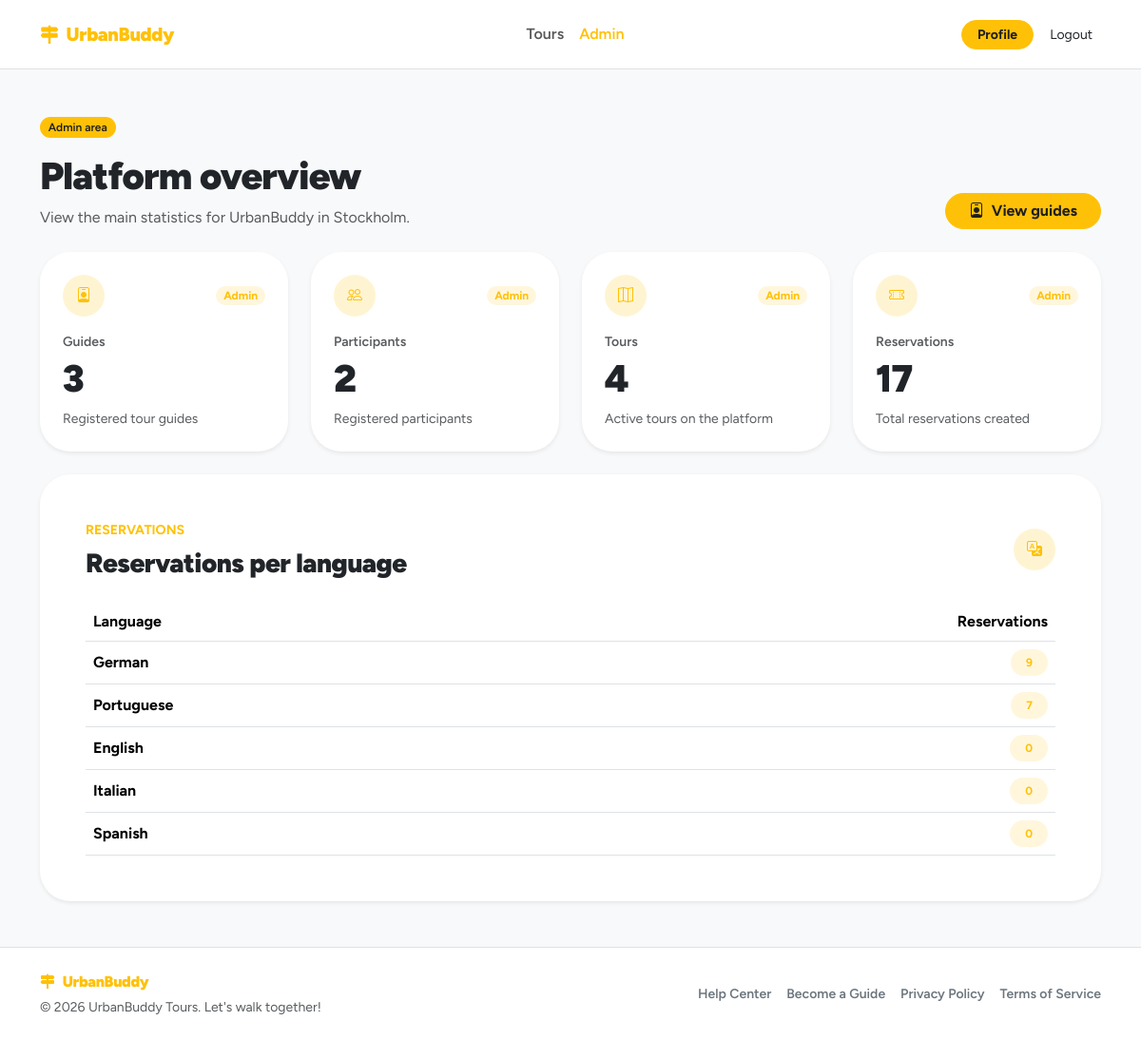
Page /admin/ (signed in) on the committed database.
### tables this page shows
CREATE TABLE "languages" (
	"id"	INTEGER,
	"name"	TEXT NOT NULL UNIQUE,
	"created_at"	TEXT DEFAULT CURRENT_TIMESTAMP,
	"label"	TEXT NOT NULL,
	PRIMARY KEY("id" AUTOINCREMENT)
);

### app/admin/routes.py (the view)
@admin_bp.route("/")
@login_required
def dashboard():
    require_admin()
    page_data = build_admin_dashboard_page_data()
    return render_template(
        "admin/dashboard.html",
        **page_data,
    )

### app/admin/utils.py (called while the page is built)
def require_admin():
    if current_user.role != "admin":
        abort(403)

### app/auth/dao.py (called while the page is built)
    @staticmethod
    def _attach_guide_languages(user: User):
        if user is None:
            return None
        if user.role == "guide":
            user.guide_language_ids = UsersDAO._get_guide_language_ids(user.id)
        return user

    @staticmethod
    def get_user_by_id(user_id: str):
        db = get_db()
        row = db.execute(
            "SELECT * FROM users WHERE id = ?",
            (user_id,)
        ).fetchone()
        user = User.from_row(row)
        return UsersDAO._attach_guide_languages(user)

    @staticmethod
    def count_users_by_role(role: str):
        db = get_db()
        row = db.execute(
            """
            SELECT COUNT(*) AS total
            FROM users
            WHERE role = ?
            """,
            (role,)
        ).fetchone()
        return int(row["total"])

### app/auth/domain.py (called while the page is built)
    @staticmethod
    def from_row(row):
        if row is None:
            return None
        profile_photo = "default.png"
        if "profile_photo" in row.keys() and row["profile_photo"] is not None:
            profile_photo = row["profile_photo"]
        return User(
            id=row["id"],
            role=row["role"],
            email=row["email"],
            password_hash=row["password_hash"],
            username=row["username"],
            first_name=row["first_name"],
            last_name=row["last_name"],
            profile_photo=profile_photo
        )

### app/auth/routes.py (called while the page is built)
@login_manager.user_loader
def load_user(user_id):
    return UsersDAO.get_user_by_id(user_id)

### app/core/db.py (called while the page is built)
def get_db():
    if 'conn' not in g:
        g.conn = sqlite3.connect(current_app.config["DATABASE"])
        g.conn.row_factory = sqlite3.Row
    return g.conn

### app/tours/dao.py (called while the page is built)
    @staticmethod
    def count_all_active_tours():
        db = get_db()
        row = db.execute(
            """
            SELECT COUNT(*) AS total
            FROM tours
            WHERE is_deleted = 0
            """
        ).fetchone()
        return int(row["total"])

    @staticmethod
    def count_all_reservations():
        db = get_db()
        row = db.execute(
            """
            SELECT COUNT(*) AS total
            FROM tour_reservations
            """
        ).fetchone()
        return int(row["total"])

### app/templates/admin/dashboard.html (shortened to what this page needs)
{% extends "base.html" %}
{% block content %}
<section class="py-5">
    <div class="container">
        <div class="d-flex flex-wrap align-items-end justify-content-between gap-3 mb-4">
            <div>
                <span class="badge rounded-pill ub-badge fw-semibold mb-3">
                    Admin area
                </span>
                <h1 class="fw-black mb-2">
                    Platform overview
                </h1>
                <p class="text-body-secondary mb-0">
                    View the main statistics for UrbanBuddy in {{ city_name }}.
                </p>
            </div>
            <a href="{{ url_for('admin.guides') }}" class="btn ub-btn fw-bold rounded-pill px-4">
                <i class="bi bi-person-badge me-1"></i>
                View guides
            </a>
        </div>
        <div class="row g-4 mb-4">
            {% for stat in stats %}
                <div class="col-md-6 col-xl-3">
                    {% include "components/admin_stat_card.html" %}
                </div>
            {% endfor %}
        </div>
        <div class="card border-0 shadow-sm rounded-5">
            <div class="card-body p-4 p-lg-5">
                <div class="d-flex flex-wrap align-items-center justify-content-between gap-3 mb-4">
                    <div>
                        <span class="small text-uppercase fw-bold ub-text d-block mb-2">
                            Reservations
                        </span>
                        <h2 class="h3 fw-black mb-0">
                            Reservations per language
                        </h2>
                    </div>
                    <span class="ub-icon-soft">
                        <i class="bi bi-translate"></i>
                    </span>
                </div>
                {% if reservations_by_language %}
                    <div class="table-responsive">
                        <table class="table align-middle mb-0">
                            <thead>
                                <tr>
                                    <th>Language</th>
                                    <th class="text-end">Reservations</th>
                                </tr>
                            </thead>
                            <tbody>
                                {% for item in reservations_by_language %}
                                    <tr>
                                        <td>
                                            <span class="fw-bold">
                                                {{ item.language_name }}
                                            </span>
                                        </td>
                                        <td class="text-end">
                                            <span class="badge rounded-pill ub-badge-soft px-3 py-2">
                                                {{ item.reservations_count }}
                                            </span>
                                        </td>
                                    </tr>
                                {% endfor %}
                            </tbody>
                        </table>
                    </div>
                {% endif %}
            </div>
        </div>
    </div>
</section>
{% endblock %}

### app/static/style.css (style rules this page uses)
:root { --bs-body-font-family: "Figtree", system-ui, -apple-system, "Segoe UI", Roboto, sans-serif; --ub-primary: #ffc107; --ub-primary-rgb: 255, 193, 7; --ub-on-primary: #1f1f1f; --ub-primary-soft-opacity: 0.18; }
.fw-black { font-weight: 900; letter-spacing: -0.02em; }
.ub-text { color: var(--ub-primary) !important; }
.ub-badge { color: var(--ub-on-primary); background-color: var(--ub-primary); border: 1px solid rgba(var(--ub-primary-rgb), 0.35); }
.ub-badge-soft { color: var(--ub-primary); background-color: rgba(var(--ub-primary-rgb), 0.14); }
.ub-btn { color: var(--ub-on-primary); background-color: var(--ub-primary); border-color: var(--ub-primary); }
.ub-icon-soft { width: 44px; height: 44px; min-width: 44px; flex: 0 0 auto; display: inline-flex; align-items: center; justify-content: center; border-radius: 50%; color: var(--ub-primary); background-color: rgba(var(--ub-primary-rgb), 0.18); }

### rows in the picture
languages: language_name "German", reservations_count "9"
languages: language_name "Portuguese", reservations_count "7"
languages: language_name "English", reservations_count "0"
languages: language_name "Italian", reservations_count "0"
languages: language_name "Spanish", reservations_count "0"

### other values in the picture
{{ city_name }} "Stockholm"
{{ stat.label }} "Guides" "Participants" "Tours" "Reservations"
{{ stat.value }} "3" "2" "4" "17"
{{ stat.description }} "Registered tour guides" "Registered participants" "Active tours on the platform" "Total reservations created"
